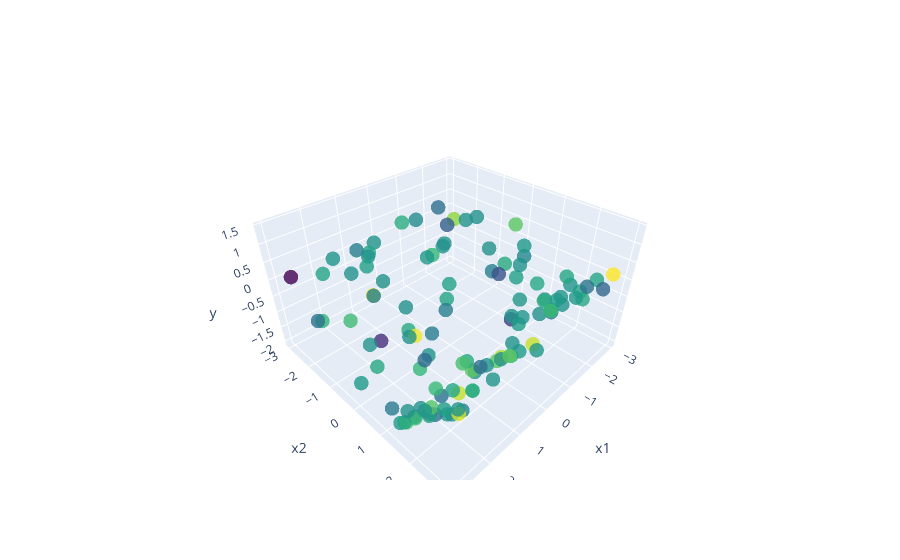

Here is the notebook cell this chart was saved with:
### Code cell
fig = go.Figure(data=[go.Scatter3d(
    x=filtered_x1,
    y=filtered_x2,
    z=results_gam_full,
    mode='markers',
    marker=dict(
        size=5,
        color=results_true,                # Set color to an array/list of desired values
        colorscale='Viridis',   # Choose a colorscale
        opacity=0.8
    )
)])
# filtered_x1, filtered_x2 = np.meshgrid(filtered_x1, filtered_x2)
# fig = go.Figure(data=[go.Surface(z=results_gam_full, x=filtered_x1,y=filtered_x2)])
fig.update_layout(
    scene=dict(
        xaxis_title='x1',
        yaxis_title='x2',
        zaxis_title='y'
    )
)
fig.show()
